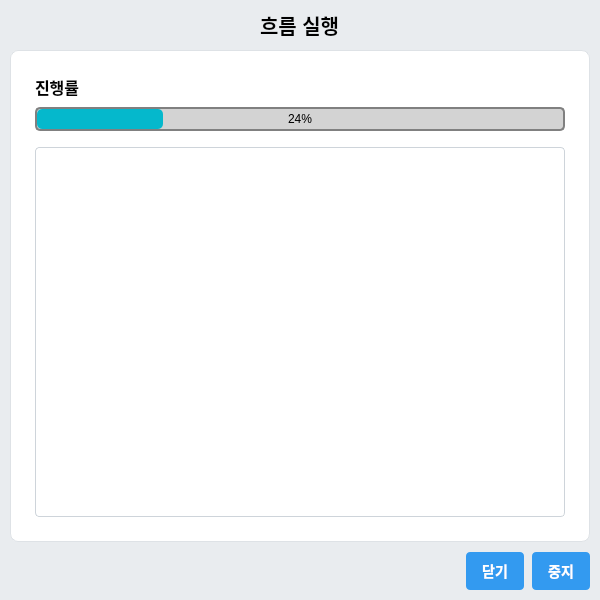
<?xml version="1.0" encoding="UTF-8"?>
<ui version="4.0">
 <class>NewProjectDialog</class>
 <widget class="QDialog" name="NewProjectDialog">
  <property name="windowModality">
   <enum>Qt::WindowModality::NonModal</enum>
  </property>
  <property name="geometry">
   <rect>
    <x>0</x>
    <y>0</y>
    <width>600</width>
    <height>600</height>
   </rect>
  </property>
  <property name="minimumSize">
   <size>
    <width>600</width>
    <height>600</height>
   </size>
  </property>
  <property name="maximumSize">
   <size>
    <width>600</width>
    <height>600</height>
   </size>
  </property>
  <property name="windowTitle">
   <string>S-DIA - 흐름 실행</string>
  </property>
  <property name="styleSheet">
   <string notr="true">            QDialog {
                background-color: #e9ecef;
            }
            QLabel {
                color: #000000;
                font-size: 14px;
                background-color: transparent;
            }
            QLineEdit, QTextEdit {
                padding: 8px 12px;
                border: 1px solid #ced4da;
                border-radius: 4px;
                background-color: #ffffff;
                font-size: 14px;
                min-height: 20px;
                color: #495057;
            }
            QTextEdit#log_textedit  {
                padding: 8px 12px;
                border: 1px solid #ced4da;
                border-radius: 4px;
                background-color: #ffffff;
                font-size: 12px;
                min-height: 20px;
                color: #495057;
            }
            QLineEdit:focus, QTextEdit:focus {
                border: 1px solid #80bdff;
                border-color: #80bdff;
                outline: 0;
            }
            QPushButton {
                color: #495057;
                background-color: #ffffff;
                border: 1px solid #ced4da;
                padding: 8px;
                border-radius: 4px;
                font-size: 14px;
            }
            QPushButton:hover {
                background-color: #f8f9fa;
            }
            QPushButton#create_button {
                color: #fff;
                background-color: #007bff;
                border-color: #007bff;
                font-weight: bold;
            }
            QPushButton#create_button:hover {
                color: #fff;
                background-color: #0069d9;
                border-color: #0062cc;
            }
            QPushButton#create_button:pressed {
                background-color: #0062cc;
                border-color: #005cbf;
            }
            QFrame#form_container {
                background-color: white;
                border-radius: 8px;
                border: 1px solid #dee2e6;
            }</string>
  </property>
  <property name="modal">
   <bool>true</bool>
  </property>
  <layout class="QVBoxLayout" name="verticalLayout">
   <property name="spacing">
    <number>10</number>
   </property>
   <property name="leftMargin">
    <number>10</number>
   </property>
   <property name="topMargin">
    <number>10</number>
   </property>
   <property name="rightMargin">
    <number>10</number>
   </property>
   <property name="bottomMargin">
    <number>10</number>
   </property>
   <item>
    <widget class="QWidget" name="title_container" native="true">
     <property name="styleSheet">
      <string notr="true">background-color: transparent;</string>
     </property>
     <layout class="QHBoxLayout" name="horizontalLayout">
      <property name="spacing">
       <number>4</number>
      </property>
      <property name="leftMargin">
       <number>0</number>
      </property>
      <property name="topMargin">
       <number>0</number>
      </property>
      <property name="rightMargin">
       <number>0</number>
      </property>
      <property name="bottomMargin">
       <number>0</number>
      </property>
      <item>
       <spacer name="horizontalSpacer_2">
        <property name="orientation">
         <enum>Qt::Orientation::Horizontal</enum>
        </property>
        <property name="sizeHint" stdset="0">
         <size>
          <width>40</width>
          <height>20</height>
         </size>
        </property>
       </spacer>
      </item>
      <item>
       <widget class="QLabel" name="title_label">
        <property name="styleSheet">
         <string notr="true">font-size: 20px;
font-weight: bold;
color: #000000;
background-color: transparent;</string>
        </property>
        <property name="text">
         <string>흐름 실행</string>
        </property>
       </widget>
      </item>
      <item>
       <spacer name="horizontalSpacer_3">
        <property name="orientation">
         <enum>Qt::Orientation::Horizontal</enum>
        </property>
        <property name="sizeHint" stdset="0">
         <size>
          <width>40</width>
          <height>20</height>
         </size>
        </property>
       </spacer>
      </item>
     </layout>
    </widget>
   </item>
   <item>
    <widget class="QFrame" name="form_container">
     <property name="frameShape">
      <enum>QFrame::Shape::StyledPanel</enum>
     </property>
     <property name="frameShadow">
      <enum>QFrame::Shadow::Raised</enum>
     </property>
     <layout class="QVBoxLayout" name="verticalLayout_2">
      <property name="spacing">
       <number>4</number>
      </property>
      <property name="leftMargin">
       <number>24</number>
      </property>
      <property name="topMargin">
       <number>24</number>
      </property>
      <property name="rightMargin">
       <number>24</number>
      </property>
      <property name="bottomMargin">
       <number>24</number>
      </property>
      <item>
       <widget class="QWidget" name="data_container" native="true">
        <layout class="QHBoxLayout" name="data_layout">
         <property name="spacing">
          <number>2</number>
         </property>
         <property name="leftMargin">
          <number>0</number>
         </property>
         <property name="topMargin">
          <number>0</number>
         </property>
         <property name="rightMargin">
          <number>0</number>
         </property>
         <property name="bottomMargin">
          <number>4</number>
         </property>
         <item>
          <widget class="QLabel" name="data_text">
           <property name="styleSheet">
            <string notr="true">font-size: 16px;
font-weight: bold;</string>
           </property>
           <property name="text">
            <string>진행률</string>
           </property>
          </widget>
         </item>
        </layout>
       </widget>
      </item>
      <item>
       <widget class="QProgressBar" name="progress_bar">
        <property name="sizePolicy">
         <sizepolicy hsizetype="Expanding" vsizetype="Fixed">
          <horstretch>0</horstretch>
          <verstretch>0</verstretch>
         </sizepolicy>
        </property>
        <property name="styleSheet">
         <string notr="true">            QProgressBar {
                border: 2px solid grey;
                border-radius: 5px;
                text-align: center;
                height: 20px; /* 여기에서 높이를 20px로 설정합니다. */
                background-color: lightgrey; /* 배경색 */
            }

            QProgressBar::chunk {
                background-color: #05B8CC; /* 채워지는 부분의 색상 */
                border-radius: 5px;
            }</string>
        </property>
        <property name="value">
         <number>24</number>
        </property>
        <property name="textVisible">
         <bool>true</bool>
        </property>
        <property name="orientation">
         <enum>Qt::Orientation::Horizontal</enum>
        </property>
        <property name="invertedAppearance">
         <bool>false</bool>
        </property>
        <property name="textDirection">
         <enum>QProgressBar::Direction::TopToBottom</enum>
        </property>
       </widget>
      </item>
      <item>
       <widget class="QWidget" name="data_input_container" native="true">
        <layout class="QHBoxLayout" name="data_input_layout">
         <property name="spacing">
          <number>8</number>
         </property>
         <property name="leftMargin">
          <number>0</number>
         </property>
         <property name="topMargin">
          <number>0</number>
         </property>
         <property name="rightMargin">
          <number>0</number>
         </property>
         <property name="bottomMargin">
          <number>0</number>
         </property>
        </layout>
       </widget>
      </item>
      <item>
       <widget class="QWidget" name="description_container" native="true">
        <property name="styleSheet">
         <string notr="true">border: none;</string>
        </property>
        <layout class="QHBoxLayout" name="description_layout">
         <property name="spacing">
          <number>2</number>
         </property>
         <property name="leftMargin">
          <number>0</number>
         </property>
         <property name="topMargin">
          <number>0</number>
         </property>
         <property name="rightMargin">
          <number>0</number>
         </property>
         <property name="bottomMargin">
          <number>4</number>
         </property>
        </layout>
       </widget>
      </item>
      <item>
       <widget class="QTextEdit" name="log_textedit">
        <property name="placeholderText">
         <string/>
        </property>
       </widget>
      </item>
     </layout>
    </widget>
   </item>
   <item>
    <widget class="QWidget" name="button_container" native="true">
     <property name="styleSheet">
      <string notr="true">background-color: transparent;</string>
     </property>
     <layout class="QHBoxLayout" name="button_layout">
      <property name="spacing">
       <number>8</number>
      </property>
      <property name="leftMargin">
       <number>0</number>
      </property>
      <property name="topMargin">
       <number>0</number>
      </property>
      <property name="rightMargin">
       <number>0</number>
      </property>
      <property name="bottomMargin">
       <number>0</number>
      </property>
      <item>
       <spacer name="horizontalSpacer">
        <property name="orientation">
         <enum>Qt::Orientation::Horizontal</enum>
        </property>
        <property name="sizeHint" stdset="0">
         <size>
          <width>40</width>
          <height>20</height>
         </size>
        </property>
       </spacer>
      </item>
      <item>
       <widget class="QPushButton" name="close_button">
        <property name="styleSheet">
         <string notr="true">                QPushButton {
                    background-color: #339af0;
                    color: white;
                    border: none;
                    padding: 8px 16px;
                    border-radius: 4px;
                    font-weight: bold;
                }
                QPushButton:hover {
                    background-color: #228be6;
                }</string>
        </property>
        <property name="text">
         <string>닫기</string>
        </property>
       </widget>
      </item>
      <item>
       <widget class="QPushButton" name="cancel_button">
        <property name="styleSheet">
         <string notr="true">                QPushButton {
                    background-color: #339af0;
                    color: white;
                    border: none;
                    padding: 8px 16px;
                    border-radius: 4px;
                    font-weight: bold;
                }
                QPushButton:hover {
                    background-color: #228be6;
                }</string>
        </property>
        <property name="text">
         <string>중지</string>
        </property>
       </widget>
      </item>
     </layout>
    </widget>
   </item>
  </layout>
 </widget>
 <resources/>
 <connections>
  <connection>
   <sender>cancel_button</sender>
   <signal>clicked()</signal>
   <receiver>NewProjectDialog</receiver>
   <slot>reject()</slot>
   <hints>
    <hint type="sourcelabel">
     <x>20</x>
     <y>20</y>
    </hint>
    <hint type="destinationlabel">
     <x>20</x>
     <y>20</y>
    </hint>
   </hints>
  </connection>
 </connections>
 <slots>
  <slot>accept()</slot>
  <slot>reject()</slot>
 </slots>
</ui>
